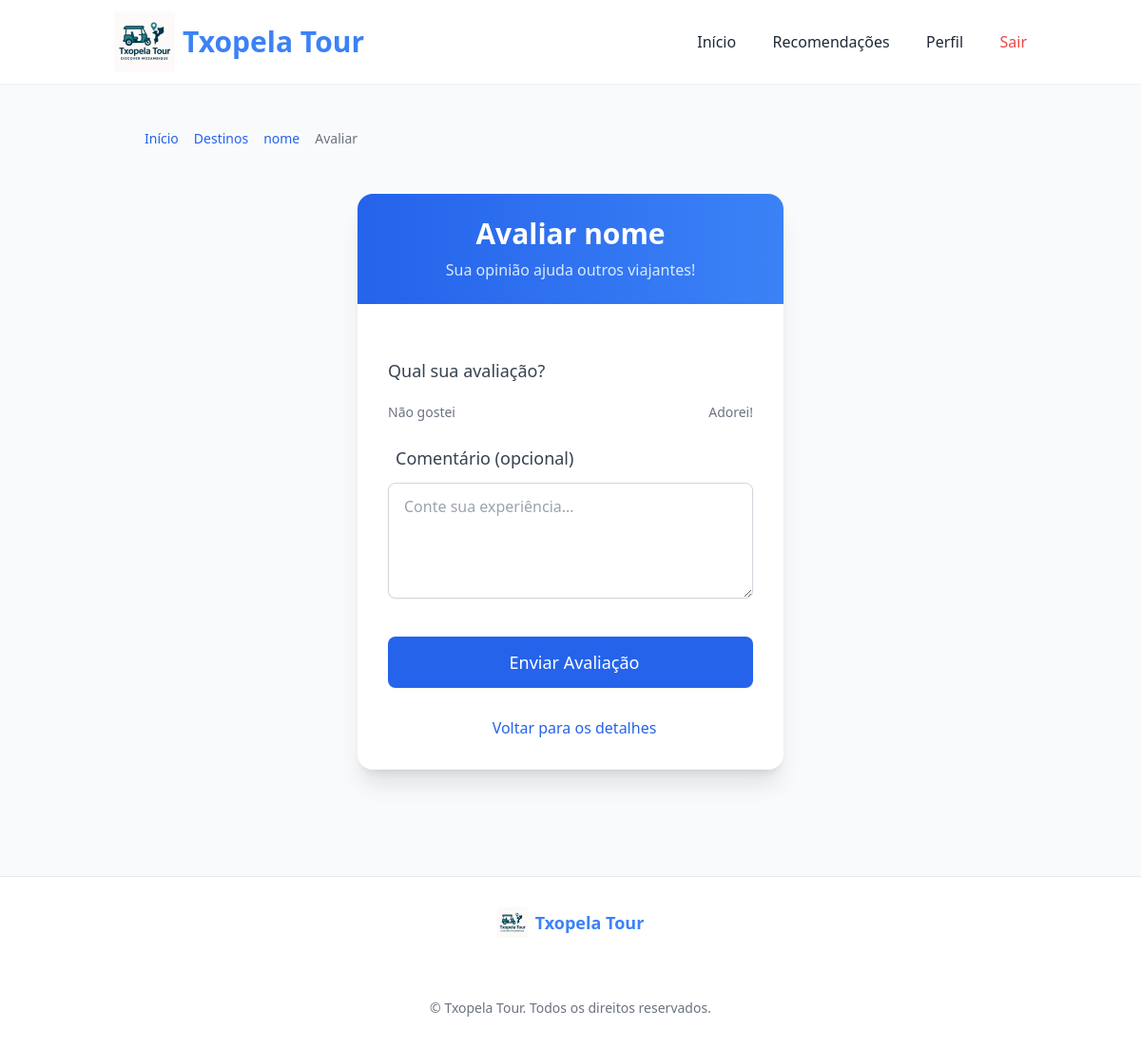
/lugar/1/avaliar/ (signed in), run on an earlier commit of the app's database.
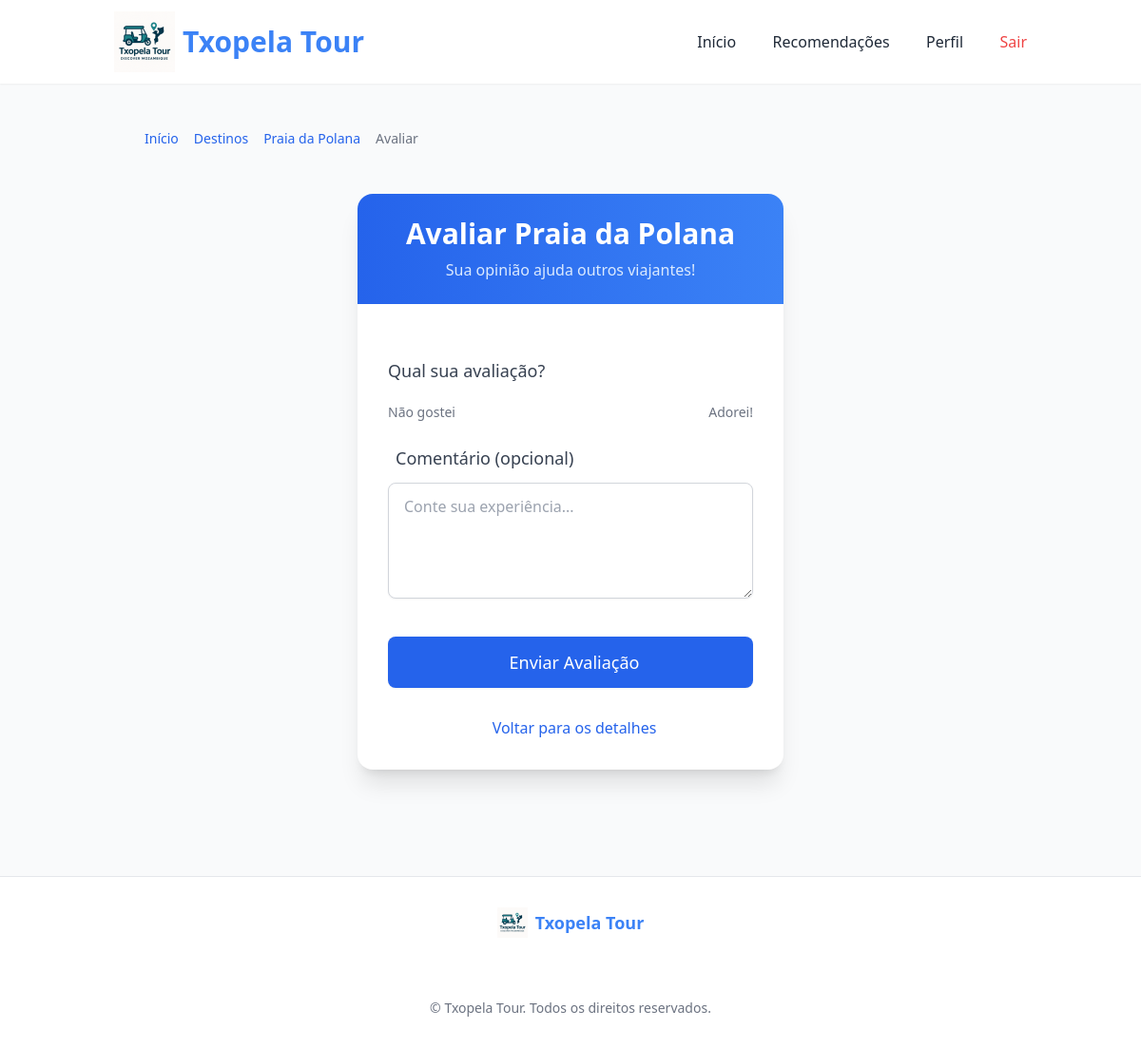
And on a later commit of the database.
### turismo/models.py (models this page shows, shortened)
class PontoTuristico(models.Model):
    nome = models.CharField(max_length=100)
    descricao = models.TextField()
    localizacao = models.CharField(max_length=200)
    imagem = models.ImageField(upload_to='pontos/', null=True, blank=True)
    data_cadastro = models.DateTimeField(auto_now_add=True)
    categoria = models.CharField(max_length=100, blank=True, null=True)

### turismo/views.py (the view)
# urls.py: path('lugar/<int:lugar_id>/avaliar/', views.avaliar, name='avaliar'),
@login_required
def avaliar(request, lugar_id):
    lugar = get_object_or_404(PontoTuristico, id=lugar_id)
    if request.method == 'POST':
        form = AvaliacaoForm(request.POST)
        if form.is_valid():
            Avaliacao.objects.create(
                lugar=lugar,
                visitante=request.user,
                nota=form.cleaned_data['nota'],
                comentario=form.cleaned_data['comentario']
            )
            messages.success(request, 'Avaliação enviada com sucesso!')
            return redirect('turismo:detalhe_ponto', lugar_id=lugar.id)
        else:
            messages.error(request, 'Erro ao enviar a avaliação. Verifique os dados.')
    else:
        form = AvaliacaoForm()
    return render(request, 'turismo/avaliar.html', {'lugar': lugar, 'form': form})

### turismo/forms.py
class AvaliacaoForm(forms.Form):
    nota = forms.IntegerField(
        min_value=1,
        max_value=5,
        widget=forms.Select(choices=[('', 'Escolha uma nota')] + [(i, i) for i in range(1, 6)]),
        required=True,
    )
    comentario = forms.CharField(
        widget=forms.Textarea(attrs={'rows': 4, 'placeholder': 'Escreva sua opinião...'}),
        required=False,
    )

### turismo/templates/turismo/avaliar.html (shortened to what this page needs)
{% extends 'turismo/base.html' %}
{% load static %}
{% block content %}
<nav class="container mx-auto px-4 sm:px-6 lg:px-8 py-4">
  <ol class="flex items-center space-x-2 text-sm">
    <li>
      <a href="{% url 'turismo:home' %}" class="text-blue-600 hover:underline">Início</a>
    </li>
    <li>
      <a href="{% url 'turismo:recomendacoes' %}" class="text-blue-600 hover:underline">Destinos</a>
    </li>
    <li>
      <a href="{% url 'turismo:detalhe_ponto' lugar.id %}" class="text-blue-600 hover:underline">{{ lugar.nome|truncatechars:20 }}</a>
    </li>
    <li class="text-gray-500">Avaliar</li>
  </ol>
</nav>
<main class="container mx-auto px-4 sm:px-6 lg:px-8 py-8">
  <div class="max-w-md mx-auto bg-white rounded-2xl shadow-xl overflow-hidden">
    <div class="bg-gradient-to-r from-blue-600 to-blue-500 p-6 text-center">
      <h1 class="text-2xl sm:text-3xl font-bold text-white flex items-center justify-center gap-3">
        Avaliar {{ lugar.nome }}
      </h1>
      <p class="text-blue-100 mt-2">Sua opinião ajuda outros viajantes!</p>
    </div>
    <div class="p-6 sm:p-8">
      <form method="post" class="space-y-6">
        <div>
          <label class="block text-lg font-medium text-gray-700 mb-3">
            Qual sua avaliação?
          </label>
          <div class="flex justify-between text-sm text-gray-500">
            <span>Não gostei</span>
            <span>Adorei!</span>
          </div>
        </div>
        <div>
          <label for="comentario" class="block text-lg font-medium text-gray-700 mb-3">
            Comentário (opcional)
          </label>
          <textarea name="comentario" id="comentario" rows="4"
                    class="block w-full px-4 py-3 border border-gray-300 rounded-lg shadow-sm focus:ring-blue-500 focus:border-blue-500 transition duration-200"
                    placeholder="Conte sua experiência...">{{ form.comentario.value|default:"" }}</textarea>
        </div>
        <div class="pt-4">
          <button type="submit"
                  class="w-full flex items-center justify-center gap-2 px-6 py-3 border border-transparent rounded-lg shadow-sm text-lg font-medium text-white bg-blue-600 hover:bg-blue-700 focus:outline-none focus:ring-2 focus:ring-offset-2 focus:ring-blue-500 transition duration-200">
            Enviar Avaliação
          </button>
        </div>
      </form>
      <div class="mt-6 text-center">
        <a href="{% url 'turismo:detalhe_ponto' lugar.id %}"
           class="inline-flex items-center text-blue-600 hover:text-blue-800 transition-colors duration-200">
          Voltar para os detalhes
        </a>
      </div>
    </div>
  </div>
</main>
{% endblock %}

What changed in the data, as far as the page shows it:
changed PontoTuristico: nome "nome" → "Praia da Polana"
